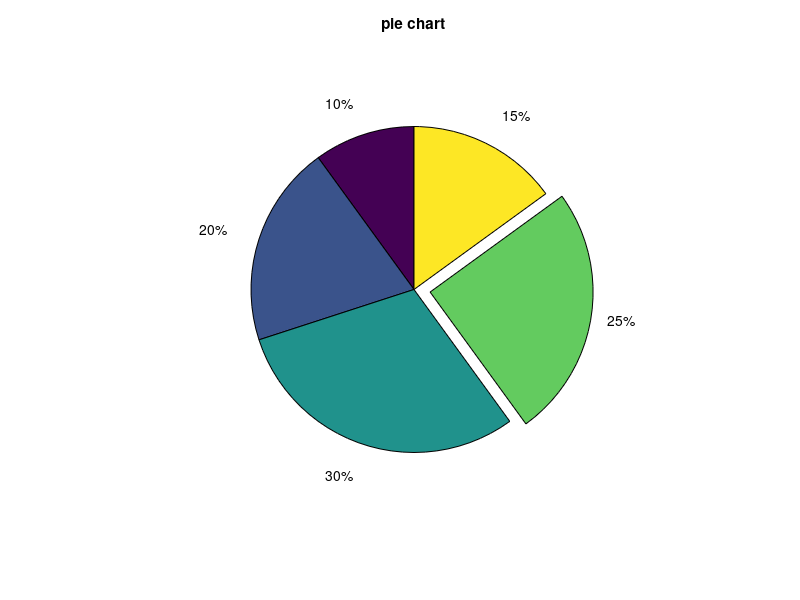

The MATLAB source for this figure:
%Pie Chart
x=[2 4 6 5 3];
explode= [0 0 0 1 0];
pie(x, explode)
title('pie chart')

                                                                